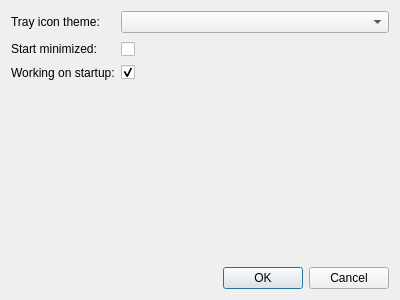
<?xml version="1.0" encoding="UTF-8"?>
<ui version="4.0">
 <class>settings</class>
 <widget class="QDialog" name="settings">
  <property name="geometry">
   <rect>
    <x>0</x>
    <y>0</y>
    <width>400</width>
    <height>300</height>
   </rect>
  </property>
  <property name="windowTitle">
   <string>Settings</string>
  </property>
  <layout class="QVBoxLayout" name="verticalLayout">
   <item>
    <layout class="QFormLayout" name="formLayout">
     <item row="0" column="0">
      <widget class="QLabel" name="trayThemeText">
       <property name="text">
        <string>Tray icon theme:</string>
       </property>
      </widget>
     </item>
     <item row="0" column="1">
      <widget class="QComboBox" name="trayThemeCB"/>
     </item>
     <item row="2" column="0">
      <widget class="QLabel" name="label">
       <property name="text">
        <string>Working on startup:</string>
       </property>
      </widget>
     </item>
     <item row="2" column="1">
      <widget class="QCheckBox" name="workingOnStartupCB">
       <property name="text">
        <string/>
       </property>
       <property name="checked">
        <bool>true</bool>
       </property>
      </widget>
     </item>
     <item row="1" column="1">
      <widget class="QCheckBox" name="startMinimizedCB">
       <property name="text">
        <string>              </string>
       </property>
      </widget>
     </item>
     <item row="1" column="0">
      <widget class="QLabel" name="label_2">
       <property name="text">
        <string>Start minimized:</string>
       </property>
      </widget>
     </item>
    </layout>
   </item>
   <item>
    <widget class="QDialogButtonBox" name="buttonBox">
     <property name="orientation">
      <enum>Qt::Horizontal</enum>
     </property>
     <property name="standardButtons">
      <set>QDialogButtonBox::Cancel|QDialogButtonBox::Ok</set>
     </property>
    </widget>
   </item>
  </layout>
 </widget>
 <resources/>
 <connections>
  <connection>
   <sender>buttonBox</sender>
   <signal>accepted()</signal>
   <receiver>settings</receiver>
   <slot>accept()</slot>
   <hints>
    <hint type="sourcelabel">
     <x>248</x>
     <y>254</y>
    </hint>
    <hint type="destinationlabel">
     <x>157</x>
     <y>274</y>
    </hint>
   </hints>
  </connection>
  <connection>
   <sender>buttonBox</sender>
   <signal>rejected()</signal>
   <receiver>settings</receiver>
   <slot>reject()</slot>
   <hints>
    <hint type="sourcelabel">
     <x>316</x>
     <y>260</y>
    </hint>
    <hint type="destinationlabel">
     <x>286</x>
     <y>274</y>
    </hint>
   </hints>
  </connection>
 </connections>
</ui>
